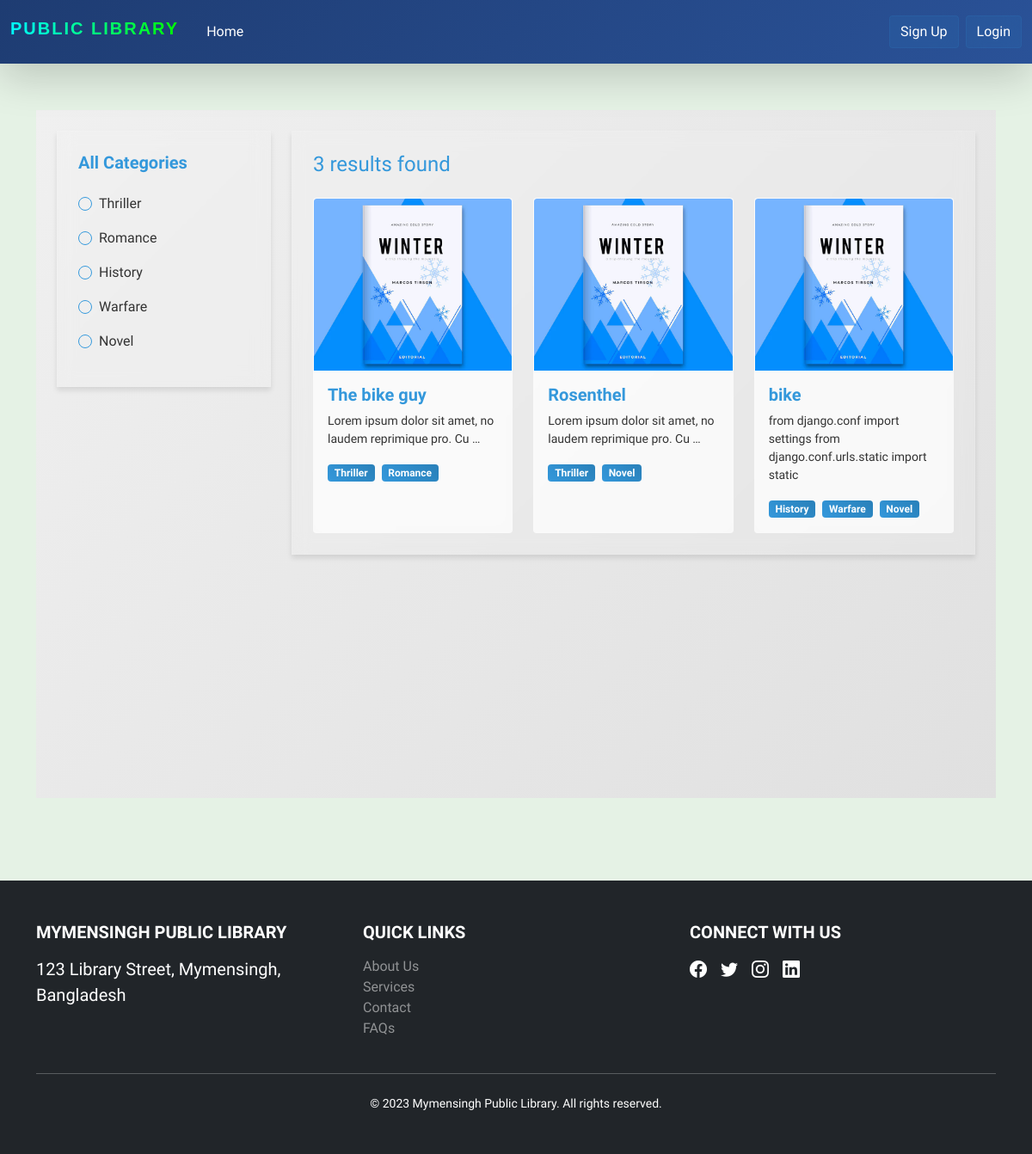
/books/collection/, run on the app's committed database.
### books/models.py (models this page shows, shortened)
class BookCategory(models.Model):
    category_name = models.CharField(max_length=50)
    slug = models.SlugField(max_length=100, unique=True, null=True, blank=True)

class Books(models.Model):
    title = models.CharField(max_length=255)
    description = models.TextField()
    image = models.ImageField(upload_to="book_images/")
    borrowing_price = models.DecimalField(max_digits=10, decimal_places=2)
    category = models.ManyToManyField(BookCategory, related_name="category")

### books/views.py (the view)
# urls.py: path("collection/", CollectionView.as_view(), name="collection"),
class CollectionView(ListView):
    model = Books
    template_name = "collection.html"
    context_object_name = "books"
    def get_queryset(self):
        queryset = super().get_queryset()
        cat_slug = self.kwargs.get("cat_slug")
        if cat_slug:
            category = get_object_or_404(BookCategory, slug=cat_slug)
            queryset = queryset.filter(category=category)
        return queryset
    def get_context_data(self, **kwargs):
        context = super().get_context_data(**kwargs)
        context["category"] = BookCategory.objects.all()
        cat_slug = self.kwargs.get("cat_slug")
        if cat_slug:
            context["filter"] = BookCategory.objects.get(slug=cat_slug).category_name
        context["user"] = self.request.user
        return context

### books/templates/collection.html (shortened to what this page needs)
{% extends "base.html" %} {% block content %} {% load static %}
<div class="futuristic-container p-4">
  <div class="row">
    <div class="col-md-3 d-none d-md-block">
      <div class="futuristic-sidebar p-4 rounded-4" data-aos="fade-up">
        <h5 class="fw-bold text-primary mb-4">All Categories</h5>
        {% for cat in category %}
        <div class="form-check mb-3 futuristic-radio">
          <input
            class="form-check-input"
            type="radio"
            name="category"
            id="{{ cat.id }}"
          />
          <label class="form-check-label" for="{{ cat.id }}">
            <a
              href="{% url 'category_wise_post' cat.slug %}"
              class="text-decoration-none text-light"
            >
              {{ cat.category_name }}
            </a>
          </label>
        </div>
        {% endfor %}
      </div>
    </div>
    <div class="col-12 col-md-9">
      <div class="futuristic-content p-4 rounded-4">
        <h4 class="text-primary mb-4">{{ books|length }} results found</h4>
        <div class="row g-4">
          {% for b in books %}
          <div class="col-sm-6 col-lg-4" data-aos="fade-up">
            <div class="card futuristic-card h-100">
              <img
                src="{{ b.image.url }}"
                class="card-img-top futuristic-card-img"
                alt="Book Image"
              />
              <div class="card-body">
                <h5 class="card-title mb-2">
                  <a
                    href="{% url 'book_details' b.id %}"
                    class="text-decoration-none text-primary fw-bold"
                  >
                    {{ b.title }}
                  </a>
                </h5>
                <p class="card-text text-light small">
                  {{ b.description|truncatewords:10 }}
                </p>
                <div class="mt-2">
                  {% for cat in b.category.all %}
                  <span class="badge futuristic-badge me-1"
                    >{{ cat.category_name }}</span
                  >
                  {% endfor %}
                </div>
              </div>
            </div>
          </div>
          {% endfor %}
        </div>
      </div>
    </div>
  </div>
</div>
{% endblock content %}

### core/templates/base.html (shortened to what this page needs)
{% load static %}
<!DOCTYPE html>
<html lang="en">
  <head>
    <link
      href="https://cdn.jsdelivr.net/npm/bootstrap@5.0.2/dist/css/bootstrap.min.css"
      rel="stylesheet"
    />
    <link
      href="https://cdn.jsdelivr.net/npm/bootstrap-icons/font/bootstrap-icons.css"
      rel="stylesheet"
    />
    <link rel="stylesheet" href="{% static 'styles.css' %}" />
    <link
      rel="stylesheet"
      href="https://cdnjs.cloudflare.com/ajax/libs/aos/2.3.4/aos.css"
    />
    <link
      rel="stylesheet"
      href="https://cdn.jsdelivr.net/npm/bootstrap-icons@1.10.5/font/bootstrap-icons.css"
    />
  </head>
  <body style="background: rgba(0, 128, 0, 0.1)">
    <nav
      class="navbar navbar-expand-lg fixed-top navbar-dark py-3 shadow-lg mb-5 futuristic-nav"
    >
      <div class="container-fluid">
        <a
          class="navbar-brand text-white h3 fw-bold me-4"
          href="{% url 'home' %}"
        >
          <span class="futuristic-text">Public Library</span>
        </a>
        <div class="collapse navbar-collapse" id="navbarContent">
          <ul class="navbar-nav me-auto mb-2 mb-lg-0">
            <li class="nav-item">
              <a href="{% url 'home' %}" class="nav-link active futuristic-link"
                >Home</a
              >
            </li>
          </ul>
          <div class="d-flex align-items-center">
            {% if user.is_authenticated %}
            <div class="balance-chip me-3">
              <span class="balance-label">Balance:</span>
              <span class="balance-amount">${{user.wallet.balance}}</span>
            </div>
            <a
              href="{% url 'collection' %}"
              class="nav-link active futuristic-link text-white"
              >Books</a
            >
            <a
              href="{% url 'deposit' %}"
              class="nav-link active futuristic-link text-white"
              >Deposit</a
            >
            <a
              href="{% url 'profile' %}"
              class="nav-link active futuristic-link text-white"
              >Profile</a
            >
            <form
              action="{% url 'logout' %}"
              method="post"
              class="d-inline-block"
            >
              {% csrf_token %}
              <button
                class="btn btn-outline-light futuristic-btn"
                type="submit"
              >
                Logout
              </button>
            </form>
            {% else %}
            <a
              href="{% url 'signup' %}"
              class="btn btn-outline-light futuristic-btn me-2 text-white"
              >Sign Up</a
            >
            <a
              href="{% url 'login' %}"
              class="btn btn-outline-light futuristic-btn text-white"
              >Login</a
            >
            {% endif %}
          </div>
        </div>
      </div>
    </nav>
    <div class="container flex justify-content-center align-items-center">
      <div class="py-5">{% block content %} {% endblock %}</div>
    </div>
    <footer class="bg-dark text-white py-5 mt-5">
      <div class="container">
        <div class="row">
          <div class="col-md-4 mb-4 mb-md-0">
            <h5 class="text-uppercase fw-bold mb-3">
              Mymensingh Public Library
            </h5>
            <p class="lead mb-0">123 Library Street, Mymensingh, Bangladesh</p>
          </div>
          <div class="col-md-4 mb-4 mb-md-0">
            <h5 class="text-uppercase fw-bold mb-3">Quick Links</h5>
            <ul class="list-unstyled">
              <li>
                <a
                  href="#"
                  class="text-white-50 text-decoration-none footer-hover-link"
                  >About Us</a
                >
              </li>
              <li>
                <a
                  href="#"
                  class="text-white-50 text-decoration-none footer-hover-link"
                  >Services</a
                >
              </li>
              <li>
                <a
                  href="#"
                  class="text-white-50 text-decoration-none footer-hover-link"
                  >Contact</a
                >
              </li>
              <li>
                <a
                  href="#"
                  class="text-white-50 text-decoration-none footer-hover-link"
                  >FAQs</a
                >
              </li>
            </ul>
          </div>
          <div class="col-md-4">
            <h5 class="text-uppercase fw-bold mb-3">Connect With Us</h5>
            <div class="d-flex">
              <a href="#" class="text-white footer-social-icon me-3"
                ><i class="bi bi-facebook"></i
              ></a>
              <a href="#" class="text-white footer-social-icon me-3"
                ><i class="bi bi-twitter"></i
              ></a>
              <a href="#" class="text-white footer-social-icon me-3"
                ><i class="bi bi-instagram"></i
              ></a>
              <a href="#" class="text-white footer-social-icon"
                ><i class="bi bi-linkedin"></i
              ></a>
            </div>
          </div>
        </div>
        <hr class="my-4" />
        <div class="text-center">
          <p class="small mb-0">
            &copy; 2023 Mymensingh Public Library. All rights reserved.
          </p>
        </div>
      </div>
    </footer>
  </body>
</html>

### core/static/styles.css (style rules this page uses)
body { padding-top: 80px; background-color: #f8f9fa; font-family: "Fira Sans", sans-serif; }
.card { transition: transform 0.3s; }
.futuristic-nav { background: linear-gradient(135deg, #1e3c72 0%, #2a5298 100%); backdrop-filter: blur(10px); -webkit-backdrop-filter: blur(10px); }
.futuristic-text { font-family: "Orbitron", sans-serif; letter-spacing: 2px; text-transform: uppercase; background: linear-gradient(to right, #00ffff, #00ff00); -webkit-background-clip: text; -webkit-text-fill-color: transparent; }
.futuristic-link { position: relative; overflow: hidden; }
.futuristic-link::after { content: ""; position: absolute; bottom: 0; left: 0; width: 100%; height: 2px; background-color: #00ffff; transform: scaleX(0); transition: transform 0.3s ease; }
.futuristic-btn { border: 1px solid rgba(255, 255, 255, 0.2); background-color: rgba(255, 255, 255, 0.1); backdrop-filter: blur(5px); -webkit-backdrop-filter: blur(5px); transition: all 0.3s ease; }
.futuristic-container { background: linear-gradient(135deg, #f0f0f0, #e0e0e0); min-height: 100vh; }
.futuristic-sidebar, .futuristic-content { background: rgba(255, 255, 255, 0.1); backdrop-filter: blur(10px); border: 1px solid rgba(255, 255, 255, 0.1); box-shadow: 0 4px 6px rgba(0, 0, 0, 0.1); }
.futuristic-radio .form-check-input { background-color: transparent; border-color: #3498db; }
.futuristic-card { background: rgba(255, 255, 255, 0.7); backdrop-filter: blur(10px); border: 1px solid rgba(255, 255, 255, 0.1); overflow: hidden; transition: transform 0.3s ease, box-shadow 0.3s ease; }
.futuristic-card-img { transition: transform 0.3s ease; height: 200px; object-fit: cover; }
.futuristic-badge { background: linear-gradient(45deg, #3498db, #2980b9); color: #fff; font-weight: bold; }
.futuristic-btn { background: rgba(52, 152, 219, 0.1); backdrop-filter: blur(10px); border: 1px solid rgba(52, 152, 219, 0.1); color: #3498db; }
.text-primary { color: #3498db !important; }
.text-light { color: #333 !important; }
.futuristic-card { animation: pulse 2s infinite; }
.footer-hover-link { transition: color 0.3s ease, opacity 0.3s ease; }
.footer-social-icon { font-size: 1.25rem; transition: transform 0.3s ease, color 0.3s ease; }

### data on the page
BookCategory: category_name "Thriller"
BookCategory: category_name "Romance"
BookCategory: category_name "History"
BookCategory: category_name "Warfare"
BookCategory: category_name "Novel"
Books: image (picture), title "The bike guy", description "Lorem ipsum dolor sit amet, no laudem reprimique pro. Cu …"
Books: image (picture), title "Rosenthel", description "Lorem ipsum dolor sit amet, no laudem reprimique pro. Cu …"
Books: image (picture), title "bike", description "from django.conf import settings from django.conf.urls.static import static"

### other printed values
{{ books|length }} "3"
